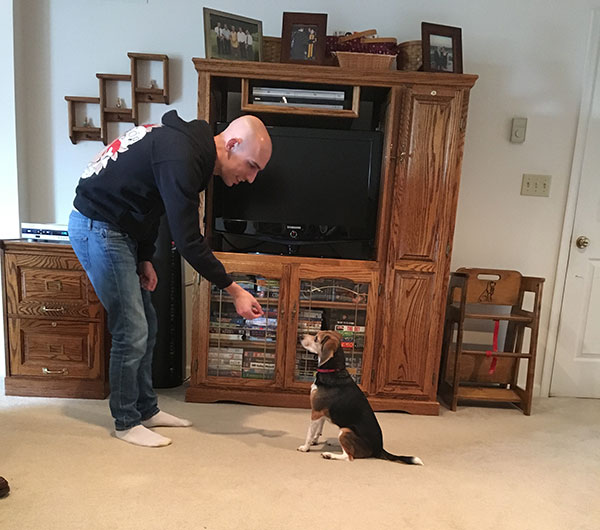
#> input picture images/living_room.jpg, 600 x 530 px
$ python blob.py
#> lines starting #> are read from the running program, lines starting #| are printed output that depends on the picture
# importing the required libraries
import cv2
import numpy as np

# loading the image containing blobs
# img = cv2.imread('images/blob_original_image/blob_o_1.jpg', 0)
# img = cv2.imread('images/blob_original_image/original_image.png', 0)
# img = cv2.imread('images/blob_original_image/centroid.jpg', 0)
img = cv2.imread('images/living_room.jpg', 0)
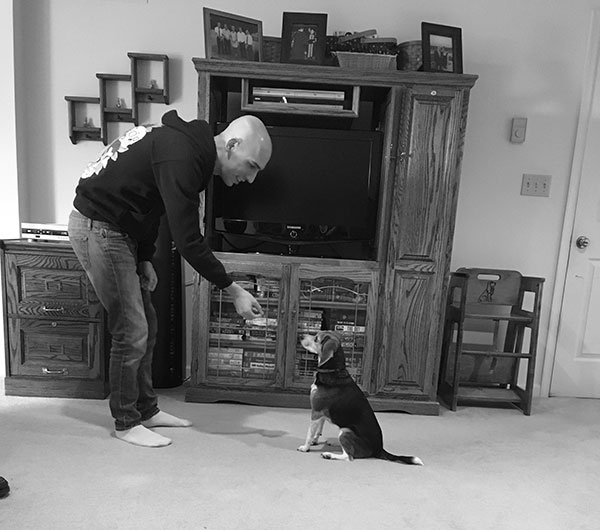
#> img: shape (530, 600); min 0, max 255, mean 120

# creating an object named 'detector' for SimpleBlobDetector() class
# for openCV versions 3.x & above this class is replaced by SimpleBlobDetector_create() class
detector = cv2.SimpleBlobDetector_create()
# detect blobs by passing input image into the detector
# keypoints refers to the spatial locations or points in the image that have something in common, for e.g. threshold value
# keypoints are special because they are scale-invariant i.e. whether the image rotates,translates,shrinks/expands or distorts,
# the key points remains same even in the modified image
keypoints = detector.detect(img)
#> keypoints = 3 keypoints; (x, y, size): (516, 130, 29.2), (270, 351, 8.6), (263, 305, 6.9)

# # draw blobs on our image as red circles
# blank = np.zeros((1, 1))
# blobs = cv2.drawKeypoints(img, keypoints, blank, (0, 0, 255), cv2.DRAW_MATCHES_FLAGS_DEFAULT)
#
# # to display total number of blobs detected
# number_of_blobs = len(keypoints)
# text = "Total: " + str(len(keypoints))
# cv2.putText(blobs, text, (10, 30), cv2.FONT_HERSHEY_SIMPLEX, 1, (255, 0, 0), 2)
#
# # displaying image with blob keypoints
# cv2.imshow('blobs using default parameters', blobs)
# cv2.waitKey(0)

# filtering out specific size such as circle

# # to differentiate the circular blobs from non-circular blobs, we need to set some parameters
# # these parameters can be set by using the functions of SimpleBlobDetector_Params() class
#
# setting filtering parameters
# firstly, creating an object to access SimpleBlobDetector_params() class functions
params = cv2.SimpleBlobDetector_Params()

# set area filtering parameters
# in this, we can define both min as well as max area for the blob
params.filterByArea = False
params.minArea = 0
#
# set circularity filtering parameters
# the minCircularity value =1 defines a perfect circle & 0 defines it's opposite
params.filterByCircularity = False
params.minCircularity = 0

# # set convexity filtering parameters
params.filterByConvexity = False
params.minConvexity = 0
#
# setting inertia filtering parameters
params.filterByInertia = False
params.minInertiaRatio = 0

# creating a detector with the specified parameters
#> (the run stopped early here; a loop or call above may not have finished)
